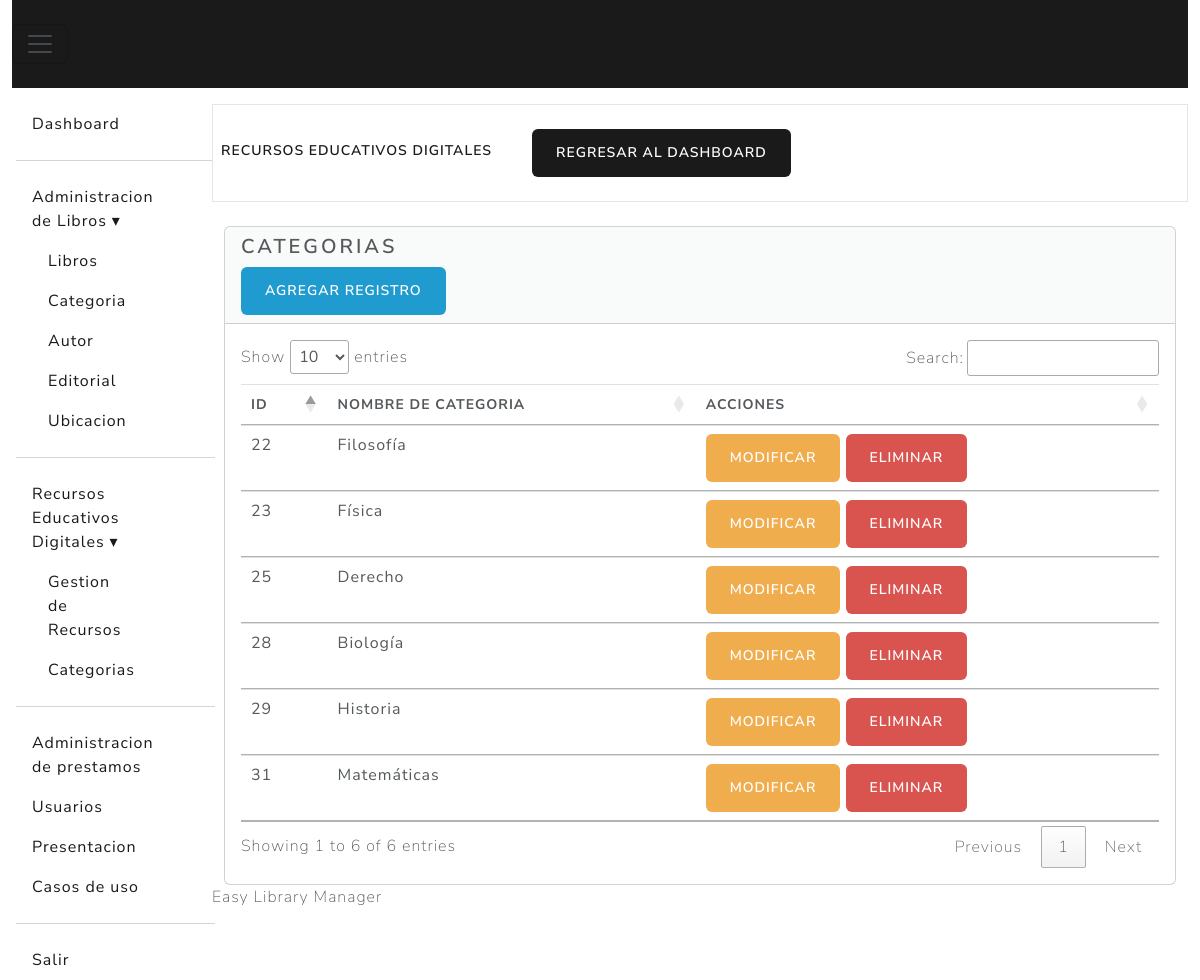
/indexC.php, run on the app's committed database.
### tables this page shows
CREATE TABLE `categoriaspdf` (
  `Id` int(10) NOT NULL,
  `nombreCategoria` varchar(255) NOT NULL
);

### indexC.php (the view, shortened to what this page needs)
<?php
include ("bd.php");
$sentencia=$conexion->prepare("SELECT * FROM categoriaspdf");
$sentencia->execute();
$lista_categoriaspdf=$sentencia->fetchAll(PDO::FETCH_ASSOC);
?>
<link rel="stylesheet" href="//maxcdn.bootstrapcdn.com/bootstrap/4.0.0-alpha.6/css/bootstrap.min.css" />
<link href="//maxcdn.bootstrapcdn.com/font-awesome/4.3.0/css/font-awesome.min.css" rel="stylesheet" />
<link rel="stylesheet" href="css/dashboard.css" />
<div class="container-fluid" id="main">
  <?php include('top_menus.php'); ?>
    <div class="row row-offcanvas row-offcanvas-left">
      <?php include('left_menus.php'); ?>
      <div class="col-md-9 col-lg-10 main">
<?php include("templates/header.php"); ?>
<link rel="stylesheet" href="../../css/bootstrap.min.css"/>
<br/>
<div class="card">
    <div class="card-header">
    <h4>Categorias</h4>
    <a name="" id="" class="btn btn-info" href="crearC.php" role="button">Agregar registro</a>
    </div>
    <div class="card-body">
    <div class="table-responsive-sm">
    <table class="table" id="tabla_id">
        <thead>
            <tr>
                <th scope="col">ID</th>
                <th scope="col">Nombre de Categoria</th>
                <th scope="col">Acciones</th>
            </tr>
        </thead>
        <tbody>
        <?php foreach($lista_categoriaspdf as $registro){ ?>
            <tr class="">
                <td scope="row"><?php echo $registro['Id']; ?></td>
                <td><?php echo $registro['nombreCategoria']; ?></td>
                <td>
                    <a class="btn btn-warning" href="editarC.php?txtID=<?php echo $registro['Id']; ?>" role="button">Modificar</a>
                    <a class="btn btn-danger" href="javascript:borrar2 (<?php echo $registro['Id']; ?>);" role="button">Eliminar</a>
                </td>
            </tr>
            <?php } ?>
        </tbody>
    </table>
</div>
    </div>
</div>
<?php include("templates/footer.php"); ?>

### top_menus.php (shortened to what this page needs)
<nav class="navbar navbar-fixed-top navbar-toggleable-sm navbar-inverse bg-primary mb-3">
    <button class="navbar-toggler navbar-toggler-right" type="button" data-toggle="collapse" data-target="#collapsingNavbar">
     <span class="navbar-toggler-icon"></span>
    </button>
  </nav>

### left_menus.php
<link rel="stylesheet" href="css/bootstrap.min.css"/>
<div class="col-md-3 col-lg-2 sidebar-offcanvas" id="sidebar" role="navigation">
<ul class="nav flex-column pl-1">
<li class="nav-item"><a class="nav-link" href="dashboard.php"><strong>Dashboard</strong></a></li>
<hr>
<li class="nav-item">
	<a class="nav-link" href="#submenu1" data-toggle="collapse" data-target="#submenu1"><strong>Administracion de Libros</strong> ▾</a>
	<ul class="list-unstyled flex-column pl-3 collapse show" id="submenu1" aria-expanded="false">
		<li class="nav-item"><a class="nav-link" href="books.php"><strong>Libros</strong></a></li>
		<li class="nav-item"><a class="nav-link" href="category.php"><strong>Categoria</strong></a></li>
		<li class="nav-item"><a class="nav-link" href="author.php"><strong>Autor</strong></a></li>
		<li class="nav-item"><a class="nav-link" href="publisher.php"><strong>Editorial</strong></a></li>
		<li class="nav-item"><a class="nav-link" href="rack.php"><strong>Ubicacion</strong></a></li>
	</ul>
</li>
<hr>
<li class="nav-item">
	<a class="nav-link" href="#submenu2" data-toggle="collapse" data-target="#submenu2"><strong>Recursos Educativos Digitales</strong> ▾</a>
	<ul class="list-unstyled flex-column pl-3 collapse show" id="submenu2" aria-expanded="false">
		<li class="nav-item"><a class="nav-link" href="indexM.php"><strong>Gestion de Recursos</strong></a></li>
		<li class="nav-item"><a class="nav-link" href="indexC.php"><strong>Categorias</strong></a></li>
	</ul>
</li>
<hr>
<li class="nav-item"><a class="nav-link" href="issue_books.php"><strong>Administracion de prestamos</strong></a></li>
<li class="nav-item"><a class="nav-link" href="user.php"><strong>Usuarios</strong></a></li>
<li class="nav-item"><a class="nav-link" href="Presentacion.php" target="_blank"><strong>Presentacion</strong></a></li>
<li class="nav-item"><a class="nav-link" href="CasosDeUso.php" target="_blank"><strong>Casos de uso</strong></a></li>
<hr>
<li class="nav-item"><a class="nav-link" href="logout.php"><strong>Salir</strong></a></li>
</ul>
</div>

### templates/header.php (shortened to what this page needs)
<!doctype html>
<html lang="es">
<head>
  <link rel="stylesheet" href="./css/bootstrap.min.css"/>
  <link href="https://cdn.jsdelivr.net/npm/bootstrap@5.2.1/dist/css/bootstrap.min.css" rel="stylesheet"
>
  <link rel="stylesheet" href="https://cdn.datatables.net/1.13.4/css/jquery.dataTables.css" />
</head>
<body>
    <nav class="navbar navbar-expand navbar-light bg-light">
        <ul class="nav navbar-nav">
            <li class="nav-item">
                <a class="nav-link active" href="indexM.php" aria-current="page">Recursos Educativos Digitales<span class="visually-hidden">(current)</span></a>
            </li>
            <li class="nav-item">
                <a class="btn btn-primary" href="dashboard.php">Regresar al Dashboard</a>
            </li>
        </ul>
    </nav>
  <main class="container">
<link rel="stylesheet" href="./css/bootstrap.min.css"/>

### templates/footer.php (shortened to what this page needs)
</main>
  <footer>
    Easy Library Manager
  </footer>
</body>
</html>

### css/dashboard.css (style rules this page uses)
body { font-size:12px; }
.card { overflow: hidden; }

### data on the page
categoriaspdf: Id "22", nombreCategoria "Filosofía"
categoriaspdf: Id "23", nombreCategoria "Física"
categoriaspdf: Id "25", nombreCategoria "Derecho"
categoriaspdf: Id "28", nombreCategoria "Biología"
categoriaspdf: Id "29", nombreCategoria "Historia"
categoriaspdf: Id "31", nombreCategoria "Matemáticas"
